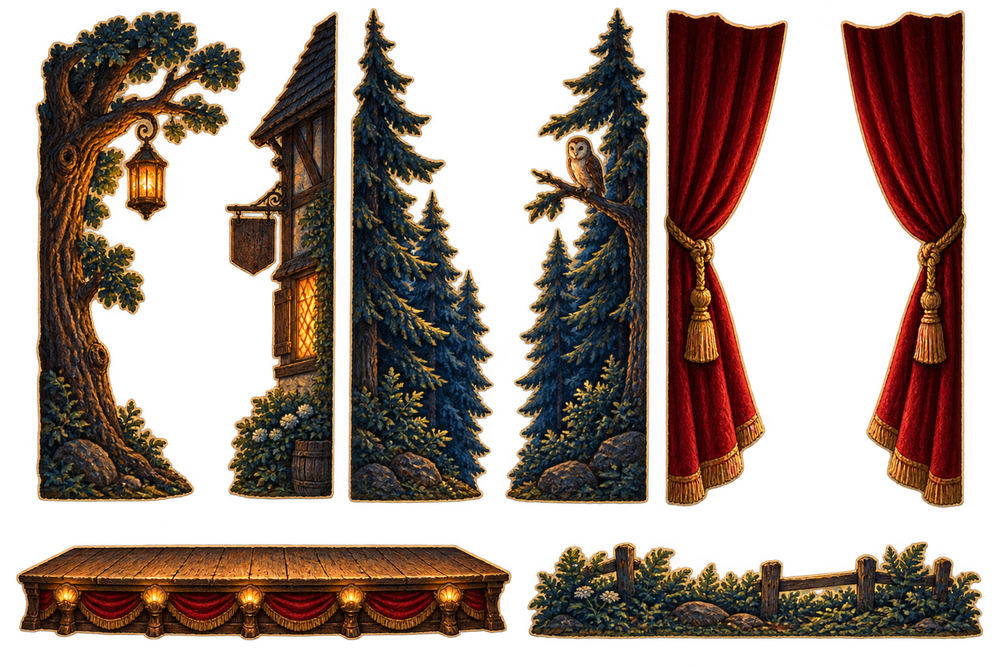
#> input picture design/source/wings/sheet.png, 1000 x 667 px, shrunk from 1536 x 1024 before the run, found by its file name
$ python slice_sheet.py SHEET.png OUT_DIR name1 name2 ...
#> lines starting #> are read from the running program, lines starting #| are printed output that depends on the picture; after the words box and inside, x2 and y2 are one past the last pixel; in counts of white or black regions, pixels touching at a corner belong together
"""Cut a generated sprite sheet into single transparent PNGs.

Usage: python tool/assets/slice_sheet.py SHEET.png OUT_DIR name1 name2 ...

Elements are found as connected regions of the alpha channel, ordered
top-to-bottom, then left-to-right, and saved under the given names. The faint
glow image generators like to add around cutouts is removed first.
"""

import sys
from pathlib import Path

import numpy as np
from PIL import Image
from scipy import ndimage

GLOW_ALPHA = 48  # alpha below this is glow/halo, not the cutout
SOLID_ALPHA = 200  # alpha above this is treated as fully opaque
MIN_AREA = 0.002  # ignore specks smaller than this share of the sheet
PADDING = 8
CLOSE_GAPS = 2  # pixels; keeps tiny detached details with their element


def clean_alpha(rgba: np.ndarray) -> np.ndarray:
    alpha = rgba[:, :, 3].astype(np.int32)
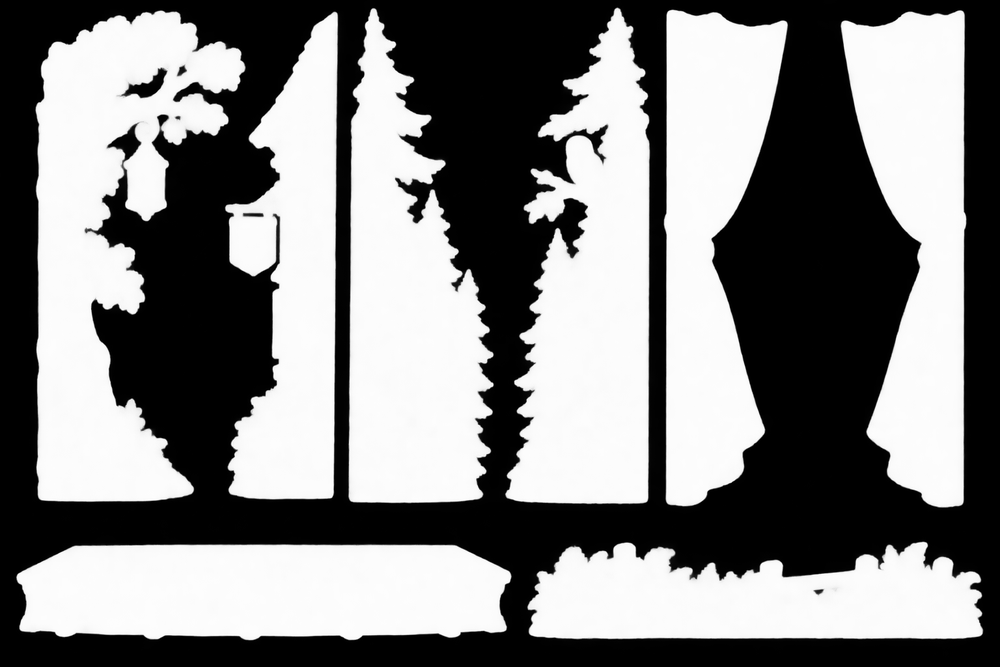
#> alpha: shape (667, 1000) int32; min 0, max 255, mean 128.4
    alpha[alpha < GLOW_ALPHA] = 0
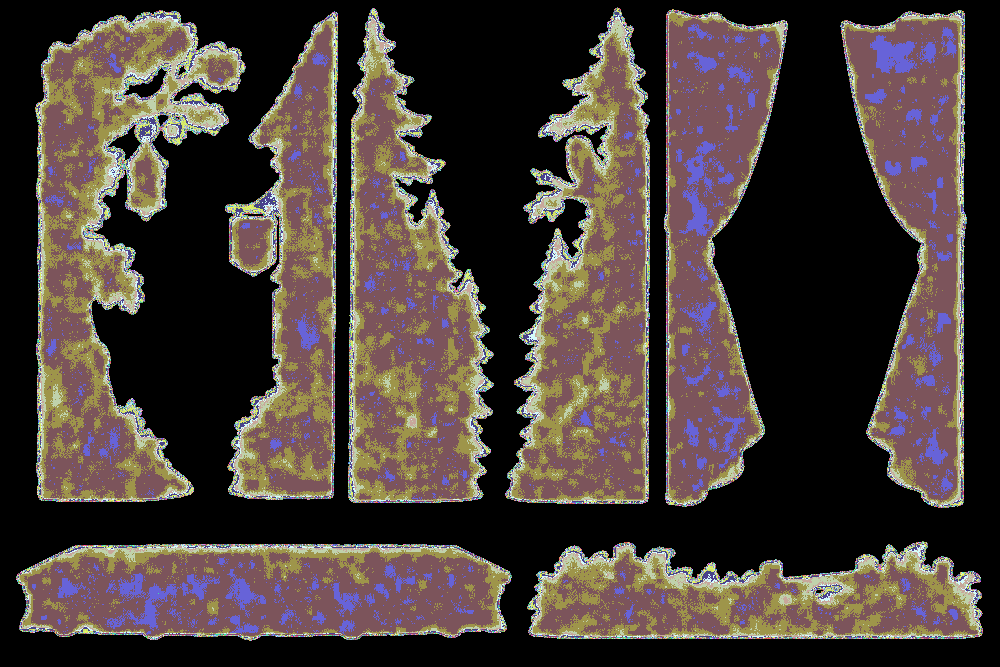
#> alpha: shape (667, 1000) int32; 209 distinct labels, from 0 to 255; one colour per label, 0 black
    alpha[alpha >= SOLID_ALPHA] = 255
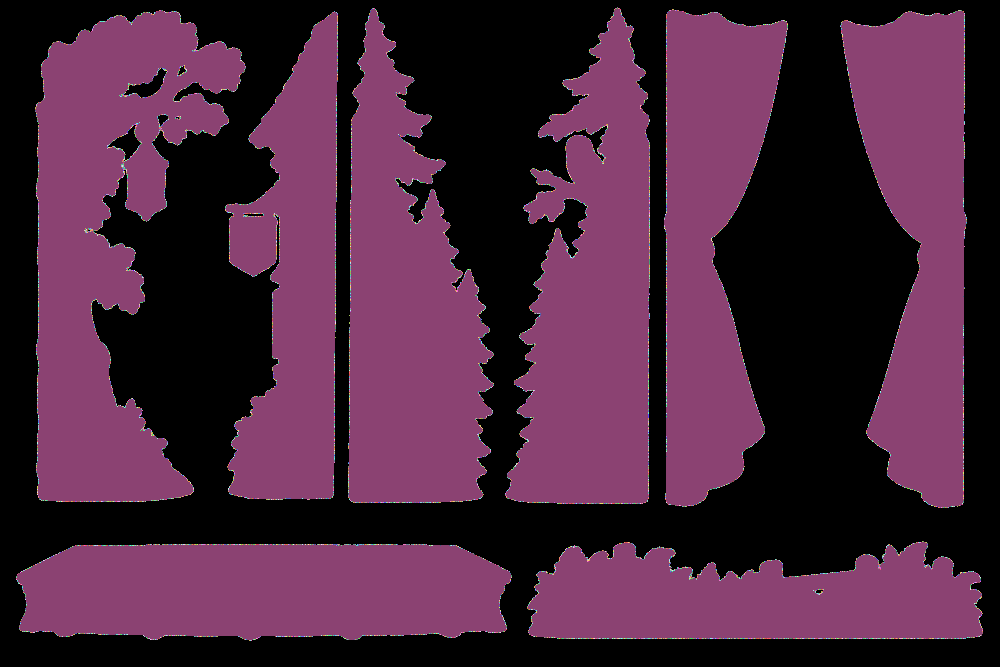
#> alpha: shape (667, 1000) int32; 154 distinct labels, from 0 to 255; one colour per label, 0 black
    out = rgba.copy()
#> out is the input picture: shape (667, 1000, 4); mean R, G, B, A 50, 30.7, 19.4, 128.4
    out[:, :, 3] = alpha.astype(np.uint8)
    return out


def order_in_rows(boxes):
    """Group elements whose vertical centre lies inside a row, then sort by x."""
    rows = []
    for item in sorted(boxes, key=lambda b: b[1][0].start):
        centre = (item[1][0].start + item[1][0].stop) / 2
        for row in rows:
            if row["top"] <= centre <= row["bottom"]:
                row["items"].append(item)
                row["bottom"] = max(row["bottom"], item[1][0].stop)
                break
        else:
            rows.append({"top": item[1][0].start, "bottom": item[1][0].stop, "items": [item]})
    return [i for row in rows for i in sorted(row["items"], key=lambda b: b[1][1].start)]


def main() -> None:
    sheet, out_dir, names = sys.argv[1], Path(sys.argv[2]), sys.argv[3:]
    rgba = clean_alpha(np.array(Image.open(sheet).convert("RGBA")))
    mask = rgba[:, :, 3] > 0
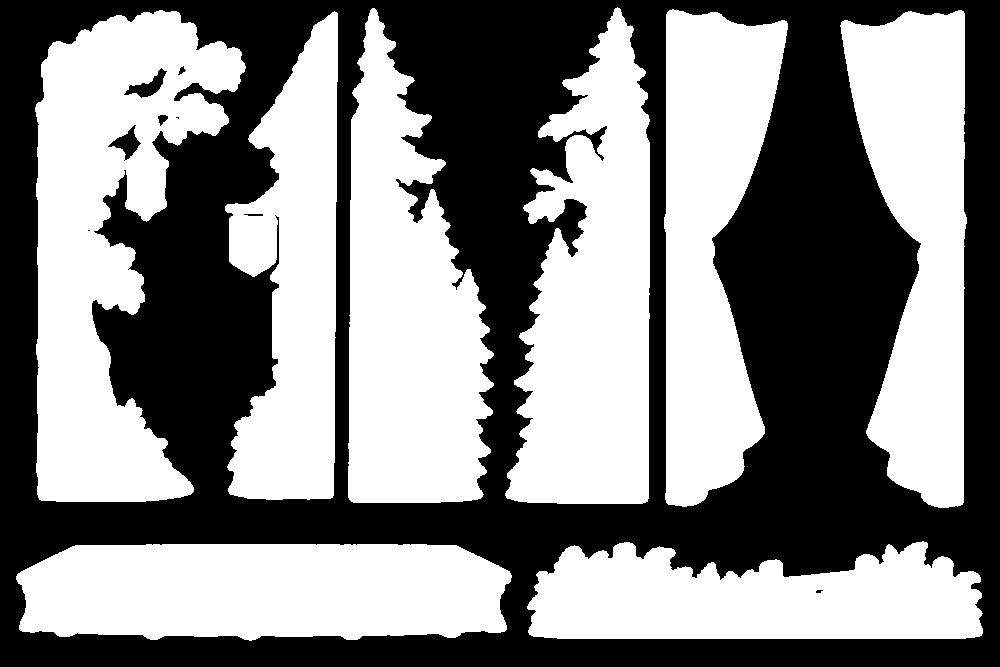
#> mask: shape (667, 1000) bool; 51.9% white; 9 black regions (3 under 20 px), largest, box (x1, y1, x2, y2) and area: (0, 0, 1000, 667) 319808, (124, 68, 167, 98) 470, (108, 125, 141, 161) 447, (158, 115, 168, 126) 67, (178, 66, 186, 75) 34, (244, 214, 263, 216) 34
    # Close small gaps so detached details (e.g. a lantern) stay with their element.
    merged = ndimage.binary_closing(mask, iterations=CLOSE_GAPS)
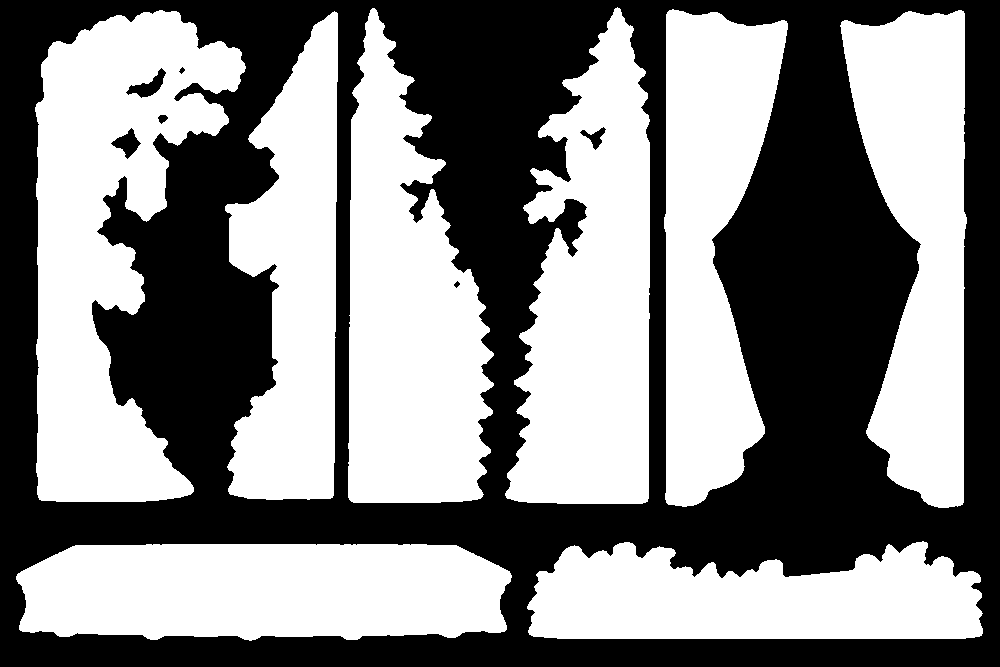
#> merged: shape (667, 1000) bool; 52% white; 7 black regions, largest, box (x1, y1, x2, y2) and area: (0, 0, 1000, 667) 318784, (126, 68, 166, 98) 457, (111, 128, 141, 159) 416
    labels, count = ndimage.label(merged)
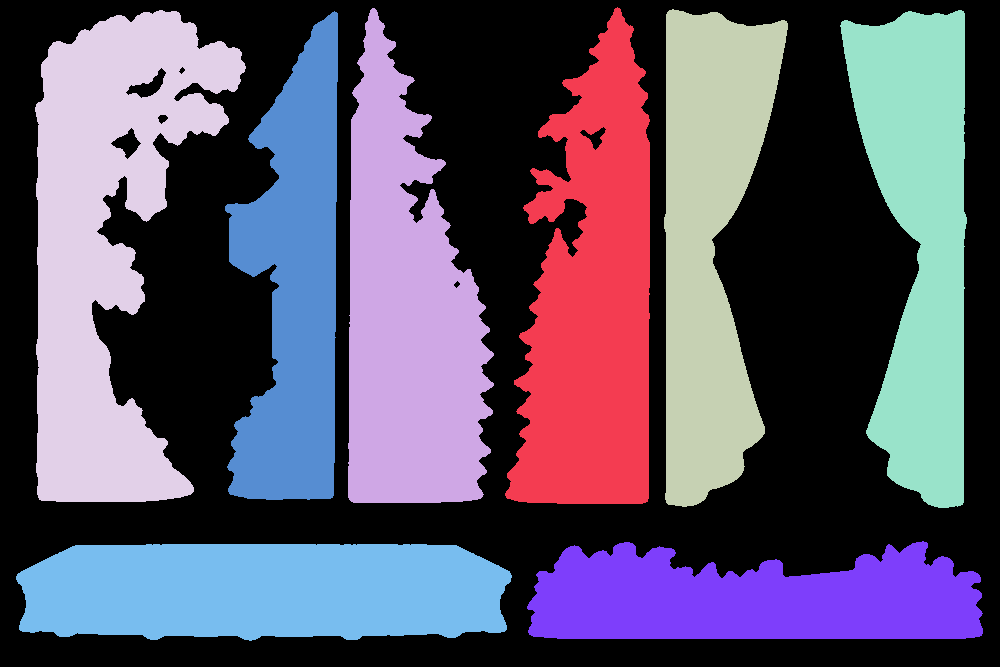
#> labels: shape (667, 1000) int32; 9 distinct labels, from 0 to 8; one colour per label, 0 black
#> count = 8
    boxes = []
    for index, box in enumerate(ndimage.find_objects(labels), start=1):
        area = (labels[box] == index).sum()
        if area >= MIN_AREA * mask.size:
            boxes.append((index, box))
#> this loop made 8 passes
#> area on passes 1 to 8: 48855, 47752, 40309, 56229, 40518, 35898, 34647, 42805
#> after the loop, boxes = 8 items
    boxes = order_in_rows(boxes)
#> the loop in order_in_rows, `for item in sorted(boxes, key=lambda b: b[1][0].start):` made 8 passes
#> centre on passes 1 to 8: 255.5, 255.5, 258, 256, 259, 255.5, 590, 592.5
#> after the loop in order_in_rows, `for item in sorted(boxes, key=lambda b: b[1][0].start):`: row = 3 items; rows = 2 items
    if len(boxes) != len(names):
#> (the run stopped early here; a loop or call above may not have finished)

$ run again, with design/source/wings/curtain_l.png copied over design/source/wings/sheet.png
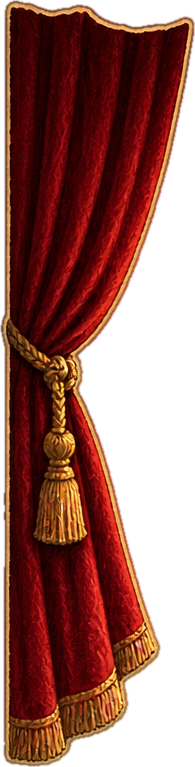
#> input picture design/source/wings/curtain_l.png, 195 x 767 px, found by its file name
#> in clean_alpha, `alpha[alpha >= SOLID_ALPHA] = 255`:
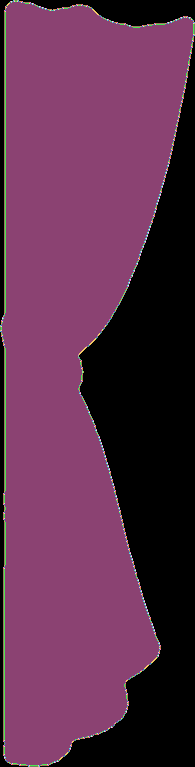
#> alpha: shape (767, 195) int32; 35 distinct labels, from 0 to 255; one colour per label, 0 black
#> in clean_alpha, out is the input picture: shape (767, 195, 4); mean R, G, B, A 112.1, 40.9, 23.2, 165.6
#> out: shape (767, 195, 4); 4.66% of pixels changed, all inside (x1, y1, x2, y2) = (0, 0, 195, 767)
#> in main, `mask = rgba[:, :, 3] > 0`:
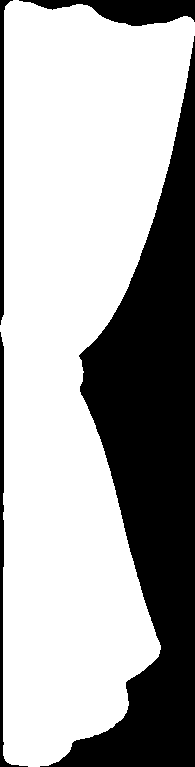
#> mask: shape (767, 195) bool; 66.1% white; 4 black regions, box (x1, y1, x2, y2) and area: (40, 36, 195, 767) 45205, (19, 0, 195, 26) 2557, (0, 332, 28, 767) 1563, (0, 0, 13, 325) 1310
#> merged: shape (767, 195) bool; 66.1% white; 1 black region, box (x1, y1, x2, y2) and area: (0, 0, 195, 767) 50754
#> count = 1
#> the loop in main, `for index, box in enumerate(ndimage.find_objects(labels), start=1):` made 1 pass
#> (index, area) on pass 1: (1, 98811)
#> after the loop in main, `for index, box in enumerate(ndimage.find_objects(labels), start=1):`: boxes = 1 item
#> the loop in order_in_rows, `for item in sorted(boxes, key=lambda b: b[1][0].start):` made 1 pass
#> centre on pass 1: 383.5

$ run again, with design/source/wings/curtain_r.png copied over design/source/wings/sheet.png
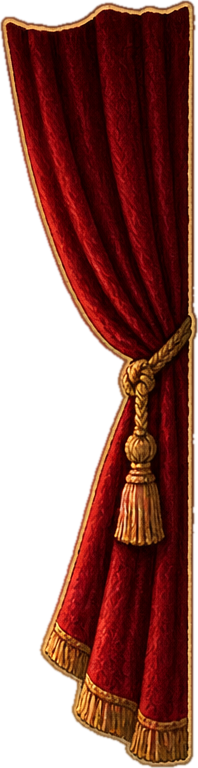
#> input picture design/source/wings/curtain_r.png, 198 x 768 px, found by its file name
#> in clean_alpha, `alpha[alpha >= SOLID_ALPHA] = 255`:
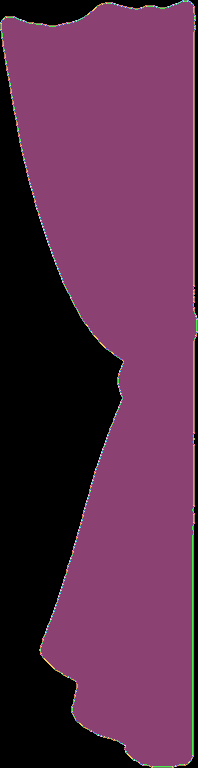
#> alpha: shape (768, 198) int32; 40 distinct labels, from 0 to 255; one colour per label, 0 black
#> in clean_alpha, out is the input picture: shape (768, 198, 4); mean R, G, B, A 107.6, 38.5, 22, 163.8
#> out: shape (768, 198, 4); 4.66% of pixels changed, all inside (x1, y1, x2, y2) = (0, 0, 198, 768)
#> in main, `mask = rgba[:, :, 3] > 0`:
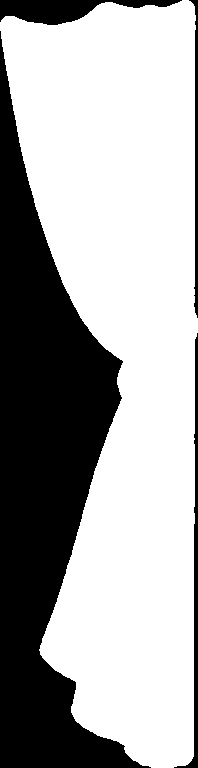
#> mask: shape (768, 198) bool; 65.4% white; 4 black regions, box (x1, y1, x2, y2) and area: (0, 31, 151, 768) 47634, (0, 0, 182, 25) 2343, (174, 333, 198, 768) 1622, (189, 0, 198, 318) 959
#> merged: shape (768, 198) bool; 65.4% white; 1 black region, box (x1, y1, x2, y2) and area: (0, 0, 198, 768) 52686
#> count = 1
#> the loop in main, `for index, box in enumerate(ndimage.find_objects(labels), start=1):` made 1 pass
#> (index, area) on pass 1: (1, 99378)
#> after the loop in main, `for index, box in enumerate(ndimage.find_objects(labels), start=1):`: boxes = 1 item
#> the loop in order_in_rows, `for item in sorted(boxes, key=lambda b: b[1][0].start):` made 1 pass
#> centre on pass 1: 384

$ run again, with design/source/wings/house.png copied over design/source/wings/sheet.png
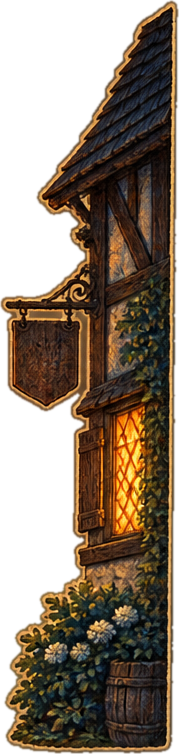
#> input picture design/source/wings/house.png, 179 x 754 px, found by its file name
#> in clean_alpha, `alpha[alpha >= SOLID_ALPHA] = 255`:
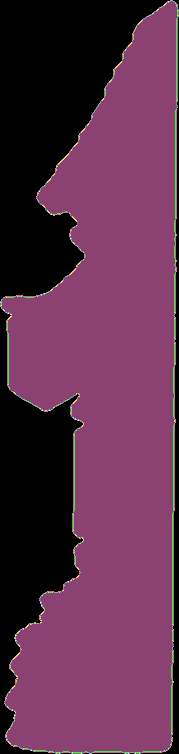
#> alpha: shape (754, 179) int32; 45 distinct labels, from 0 to 255; one colour per label, 0 black
#> in clean_alpha, out is the input picture: shape (754, 179, 4); mean R, G, B, A 91.1, 67.3, 40.3, 164.1
#> out: shape (754, 179, 4); 5.62% of pixels changed, all inside (x1, y1, x2, y2) = (0, 0, 179, 754)
#> mask: shape (754, 179) bool; 65.7% white; 8 black regions (3 under 20 px), largest, box (x1, y1, x2, y2) and area: (0, 0, 170, 301) 25925, (0, 307, 83, 754) 17545, (141, 17, 179, 754) 2714, (92, 753, 124, 754) 32, (173, 0, 179, 9) 20
#> in main, `merged = ndimage.binary_closing(mask, iterations=CLOSE_GAPS)`:
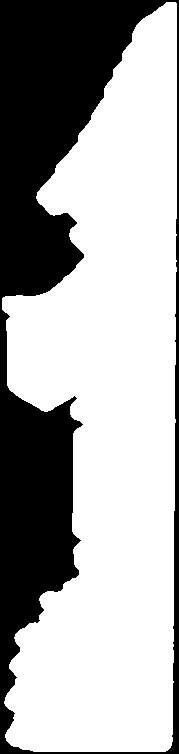
#> merged: shape (754, 179) bool; 65.5% white; 1 black region, box (x1, y1, x2, y2) and area: (0, 0, 179, 754) 46497
#> count = 1
#> the loop in main, `for index, box in enumerate(ndimage.find_objects(labels), start=1):` made 1 pass
#> (index, area) on pass 1: (1, 88469)
#> after the loop in main, `for index, box in enumerate(ndimage.find_objects(labels), start=1):`: boxes = 1 item
#> the loop in order_in_rows, `for item in sorted(boxes, key=lambda b: b[1][0].start):` made 1 pass
#> centre on pass 1: 377
